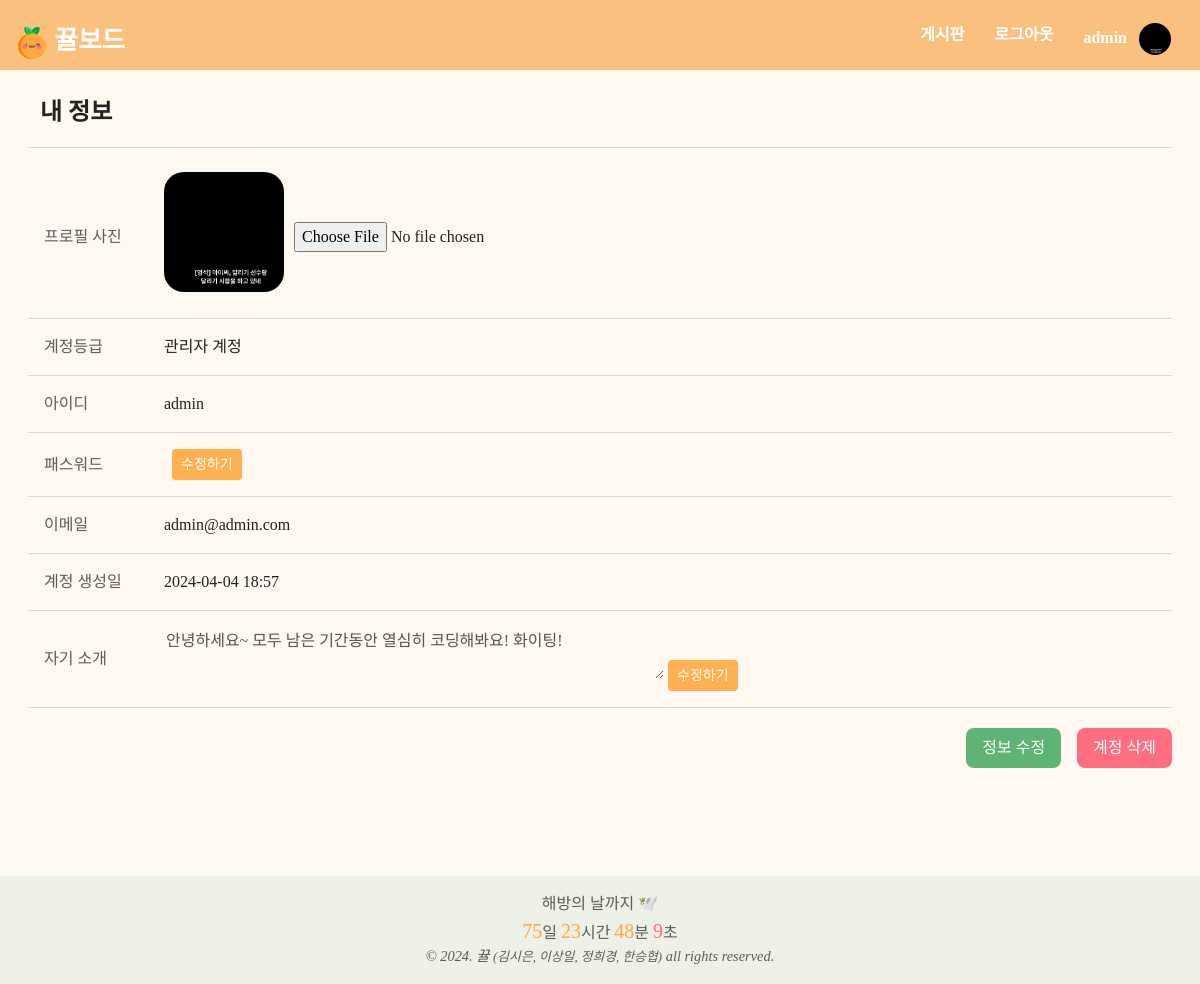
/acc/profile (signed in), run on an earlier commit of the app's database.
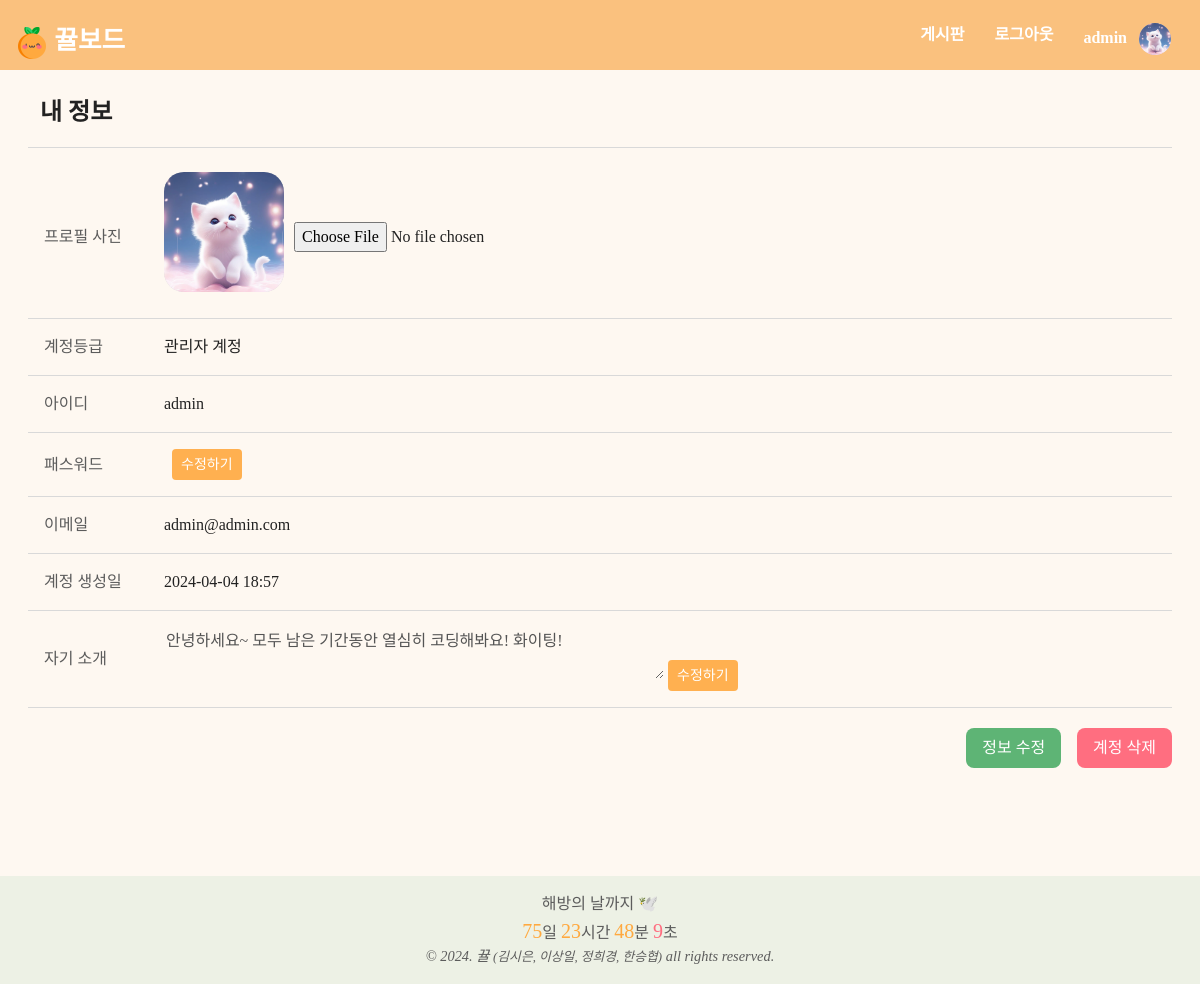
And on a later commit of the database.
### app/database.py (models this page shows, shortened)
class User(UserMixin, db.Model):
    user_id = db.Column(db.Integer, primary_key=True)
    username = db.Column(db.String, unique=True, nullable=False)
    password = db.Column(db.String)
    email = db.Column(db.String, unique=True)
    grade = db.Column(db.Integer, default=0)
    userpic = db.Column(db.String)
    comment = db.Column(db.String)
    created_at = db.Column(db.DateTime, default=datetime.now)
    posts = relationship('Post', back_populates='user', lazy='joined')
    comments = relationship('Comment', back_populates='user', lazy='joined')
    likes = relationship('Like', back_populates='user', lazy='joined')

### app/acc/routes.py (the view)
@acc_bp.route('/profile')
def profile():
    return render_template('acc/profile.html')

### templates/acc/profile.html (shortened to what this page needs)
{% extends "layout.html" %}
{% block head %}
<link rel="stylesheet" type="text/css" href="{{ url_for('static', filename='css/custom.css') }}">
{% endblock %}
{% block content %}
<h3 class="customHeader">
    내 정보
</h3>
<div class="margin_bottom">
    <div class="custom_row">
        <div class="custom_row_key">프로필 사진</div>
        <div class="custom_row_value">
            <form class="horizontal" method="post" enctype="multipart/form-data">
                <div class="addImage" id="image-show">
                    {% if current_user.userpic %}
                    <img src="{{ url_for('static', filename=current_user.userpic) }}"
                        style="width: 100%; height: 100%; object-fit: cover;">
                    {% else %}
                    <img src="/static/noimage.png" style="width: 100%; height: 100%; object-fit: cover;">
                    {% endif %}
                </div>
                <input type="file" accept="image/*" onchange="loadFile(this)">
            </form>
        </div>
    </div>
    <div class="custom_row">
        <div class="custom_row_key">계정등급</div>
        <div class="custom_row_value">{% if current_user.grade %}관리자 계정{% else %}사용자 계정{% endif %}</div>
    </div>
    <div class="custom_row">
        <div class="custom_row_key">아이디</div>
        <div class="custom_row_value">{{ current_user.username }}</div>
    </div>
    <div class="custom_row">
        <div class="custom_row_key">패스워드</div>
        <div class="custom_row_value">
            <span class="passwordForm">
                <input type="password" class="changePass" style="width:0">
            </span>
            <button id="passChBtn" class="btn btn-theme-color btn-sm" onclick="createPassForm()">수정하기</button>
        </div>
    </div>
    <div class="custom_row">
        <div class="custom_row_key">이메일</div>
        <div class="custom_row_value">{{ current_user.email }}</div>
    </div>
    <div class="custom_row">
        <div class="custom_row_key">계정 생성일</div>
        <div class="custom_row_value">{{ current_user.created_at.strftime("%Y-%m-%d %H:%M") }}</div>
    </div>
    <div class="custom_row">
        <div class="custom_row_key">자기 소개</div>
        <div class="custom_row_value">
            <textarea class="changeValueText" disabled>{{ current_user.comment }}</textarea>
            <button id="commChBtn" class="btn btn-sm btn-theme-color" onclick="createTextForm()">수정하기</button>
        </div>
    </div>
</div>
<div class="button_area">
    <button type="button" class="buttonGreen margin_right " data-bs-toggle="modal" data-bs-target="#passwordModal"
        data-action="update">
        정보 수정
    </button>
    <button type="button" class="buttonDanger" data-bs-toggle="modal" data-bs-target="#passwordModal"
        data-action="delete">
        계정 삭제
    </button>
</div>
{% endblock %}

### templates/layout.html (shortened to what this page needs)
<!doctype html>
<html lang="en">
<head>
    {% block head %}{% endblock %}
    <link rel="stylesheet" type="text/css" href="{{ url_for('static', filename='css/custom.css') }}">
    <link rel="stylesheet" type="text/css" href="{{ url_for('static', filename='css/board.css') }}">
    <link rel="stylesheet" type="text/css" href="{{ url_for('static', filename='css/comment.css') }}">
    <link rel="stylesheet" type="text/css" href="{{ url_for('static', filename='css/detail.css') }}">
</head>
<body>
    <nav id="Nav">
        <div class="navContainer">
            <a class="navLogo" href="{{ url_for('acc.index') }}">
                <img class="navbarLogo" src="/static/kkyul.png" alt="🍊">
                <span style="font-family: 'EF_jejudoldam'">뀰보드</span>
            </a>
            <div>
                <a href="{{ url_for('board.index') }}" style="height: 50px;" class="btn navBtn">게시판</a>
                {% if current_user.is_authenticated %}
                <a href="{{ url_for('acc.logout') }}" style="height: 50px;" class="btn navBtn">로그아웃</a>
                <a href="{{ url_for('acc.profile') }}" style="height: 50px;" class="btn navBtn">
                    {{ current_user.username }}
                    {% if current_user.userpic %}
                        <img class="commentImage" style="margin-left:8px;" src="{{ url_for('static', filename=current_user.userpic )}}">
                    {% else %}
                        <img class="commentImage" style="margin-left:8px;" src="{{ url_for('static', filename='noimage.png' )}}">
                    {% endif %}
                </a>
                {% else %}
                <a href="{{ url_for('acc.login') }}" style="height: 50px;" class="btn navBtn">로그인</a>
                {% endif %}
            </div>
        </div>
    </nav>
    <div class="content-wrap customBody">
        {% block content %}
        {% endblock %}
    </div>
    {% if request.endpoint not in ['board.createPost', 'board.editPost'] %}
    <footer class="vertical">
        <div class="textGray fs-6" style="font-family: 'IM_Hyemin-Bold'">해방의 날까지 🕊️</div>
        <div id="countdown" class="textGray fs-6" style="font-family: 'IM_Hyemin-Bold'">
        </div>
        <div class="textGray fst-italic fs-7">
            © 2024. 뀰
            <span class="fs-8">(김시은, 이상일, 정희경, 한승협)</span>
            all rights reserved.
        </div>
    </footer>
    {% endif %}
</body>
</html>

### static/css/board.css (style rules this page uses)
.btn-theme-color, .btn-theme-color:hover { background-color: rgba(255, 169, 63, 0.9); color: #FFFFFF; }

### templates/acc/profile.html (style rules this page uses)
.changePass { background-color: transparent; border: none; }
.changeValueText { background-color: transparent; border: none; width: 500px; }

What changed in the data, as far as the page shows it:
changed User "admin": userpic: a different picture
